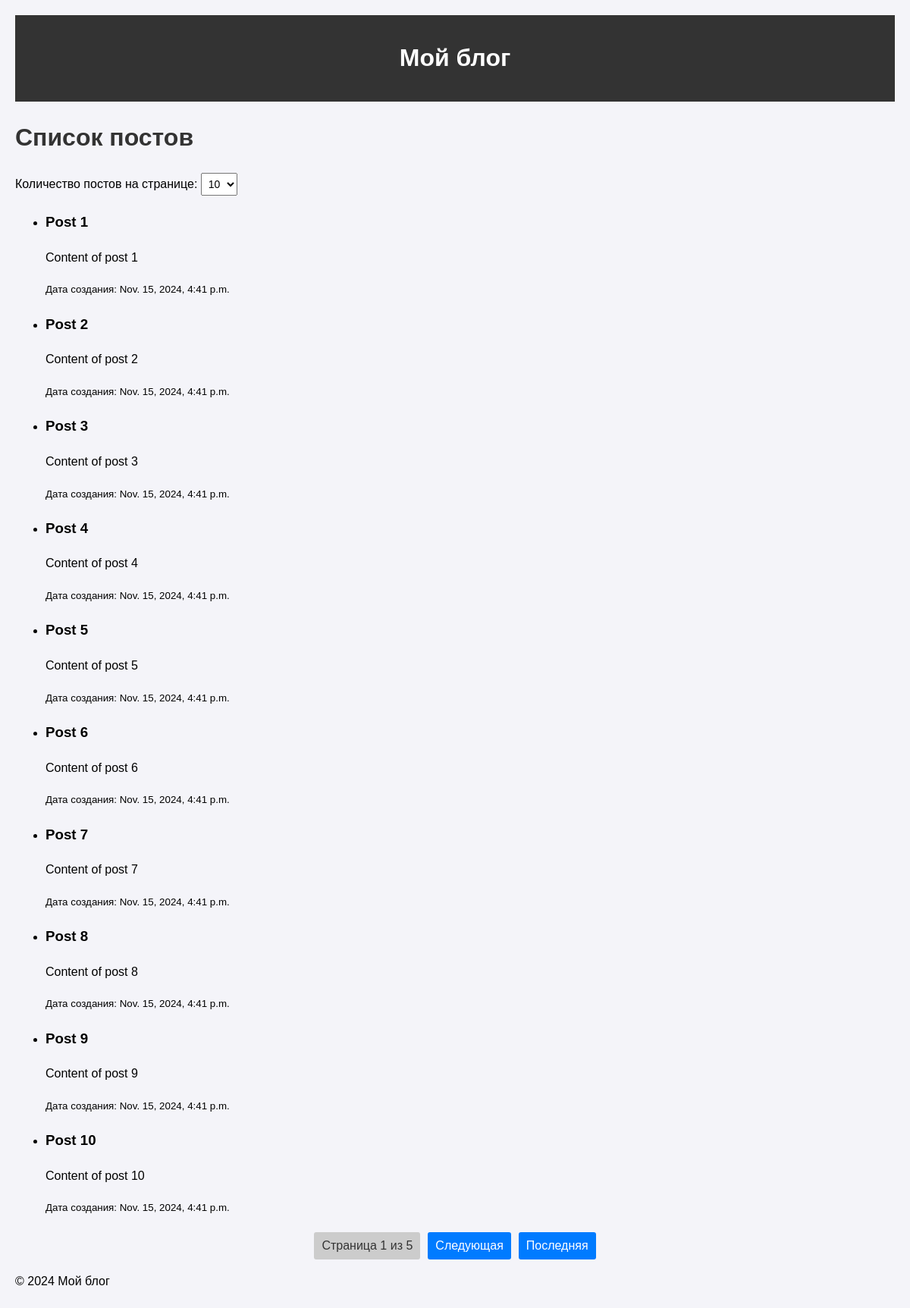
The page / on the database its author committed.
### blog/models.py (models this page shows, shortened)
class Post(models.Model):
    title = models.CharField(max_length=100)
    content = models.TextField()
    created_at = models.DateTimeField(auto_now_add=True)

### blog/views.py (the view)
# urls.py: path('', post_list)
def post_list(request):
    posts = Post.objects.all()
    per_page = int(request.GET.get('per_page', 10))
    paginator = Paginator(posts, per_page)
    page_number = request.GET.get('page')
    try:
        page_posts = paginator.get_page(page_number)
    except PageNotAnInteger:
        page_posts = paginator.page(1)
    except EmptyPage:
        page_posts = paginator.page(paginator.num_pages)
    return render(
        request,
        'post_list.html',
        {
            'page_posts': page_posts,
            'per_page': per_page,
        }
    )

### templates/post_list.html (shortened to what this page needs)
{% extends 'base.html' %}
{% block content %}
<h1 style="color: #333;">Список постов</h1>
<form method="get" class="per-page-form">
    <label for="per_page">Количество постов на странице:</label>
    <select id="per_page" name="per_page" onchange="this.form.submit()">
        <option value="10" {% if per_page == 10 %}selected{% endif %}>10</option>
    </select>
</form>
<ul>
    {% for post in page_posts %}
    <li>
        <h3>{{ post.title }}</h3>
        <p>{{ post.content }}</p>
        <small>Дата создания: {{ post.created_at }}</small>
    </li>
    {% empty %}
    <p>Нет доступных постов.</p>
    {% endfor %}
</ul>
<div class="pagination">
    <span>Страница {{ page_posts.number }} из {{ page_posts.paginator.num_pages }}</span>
    {% if page_posts.has_next %}
    <a href="?page={{ page_posts.next_page_number }}&per_page={{ per_page }}">Следующая</a>
    <a href="?page={{ page_posts.paginator.num_pages }}&per_page={{ per_page }}">Последняя</a>
    {% endif %}
</div>
{% endblock %}

### templates/base.html (shortened to what this page needs)
<!DOCTYPE html>
<html lang="en">
<head>
    {% load static %}
    <link rel="stylesheet" href="{% static 'css/styles.css' %}">
</head>
<body>
    <header>
        <h1>Мой блог</h1>
    </header>
    <main>
        {% block content %}{% endblock %}
    </main>
    <footer>
        <p>© 2024 Мой блог</p>
    </footer>
</body>
</html>

### static/css/styles.css (style rules this page uses)
body { font-family: Arial, sans-serif; line-height: 1.6; margin: 0; padding: 20px; background-color: #f4f4f9; }
header { background: #333; color: #fff; padding: 10px 0; text-align: center; }
h1 { color: #fff; }
.per-page-form { margin-bottom: 20px; }
.per-page-form select { padding: 5px; font-size: 14px; }
.pagination { margin-top: 20px; display: flex; justify-content: center; gap: 10px; }
.pagination a { text-decoration: none; padding: 5px 10px; color: #fff; background: #007bff; border-radius: 3px; transition: background 0.3s; }
.pagination span { padding: 5px 10px; background: #ccc; border-radius: 3px; color: #333; }

### rows shown on the page
Post: title "Post 1", content "Content of post 1", created_at "Nov. 15, 2024, 4:41 p.m."
Post: title "Post 2", content "Content of post 2", created_at "Nov. 15, 2024, 4:41 p.m."
Post: title "Post 3", content "Content of post 3", created_at "Nov. 15, 2024, 4:41 p.m."
Post: title "Post 4", content "Content of post 4", created_at "Nov. 15, 2024, 4:41 p.m."
Post: title "Post 5", content "Content of post 5", created_at "Nov. 15, 2024, 4:41 p.m."
Post: title "Post 6", content "Content of post 6", created_at "Nov. 15, 2024, 4:41 p.m."
Post: title "Post 7", content "Content of post 7", created_at "Nov. 15, 2024, 4:41 p.m."
Post: title "Post 8", content "Content of post 8", created_at "Nov. 15, 2024, 4:41 p.m."
Post: title "Post 9", content "Content of post 9", created_at "Nov. 15, 2024, 4:41 p.m."
Post: title "Post 10", content "Content of post 10", created_at "Nov. 15, 2024, 4:41 p.m."

### other values the page prints
{{ page_posts.number }} "1"
{{ page_posts.paginator.num_pages }} "5"
